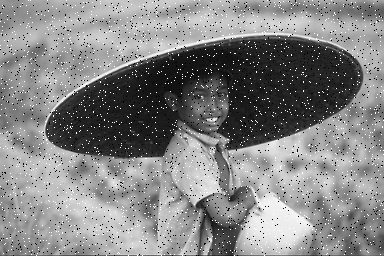
#> input picture salt.png, 384 x 256 px
$ python 20.py
#> lines starting #> are read from the running program, lines starting #| are printed output that depends on the picture
#Median Blurring
''' Median blurring is an effective technique for reducing salt-and-pepper type of noise. '''
import numpy as np
import cv2
image = cv2.imread("salt.png")
#> image is the input picture: shape (256, 384, 3); min 0, max 255, mean 132.5
cv2.imshow("Original Salt Pepper Image", image)

#median filtering for noise reduction
medimage = cv2.medianBlur(image, 3)
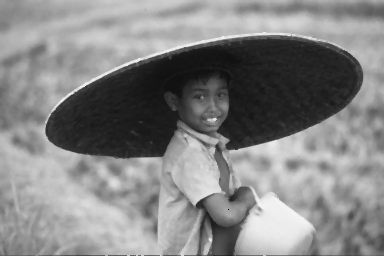
#> medimage: shape (256, 384, 3); min 0, max 244, mean 132.5
cv2.imshow("Median Blur image 3", medimage)
cv2.imwrite(".\\images\\med_blur_3.jpg",medimage)

#medblur5
medimage5 = cv2.medianBlur(image, 5)
cv2.imshow("Median Blur 5 image", medimage5)
cv2.imwrite(".\\images\\Med_blur_5.jpg",medimage5)

cv2.waitKey(0)
